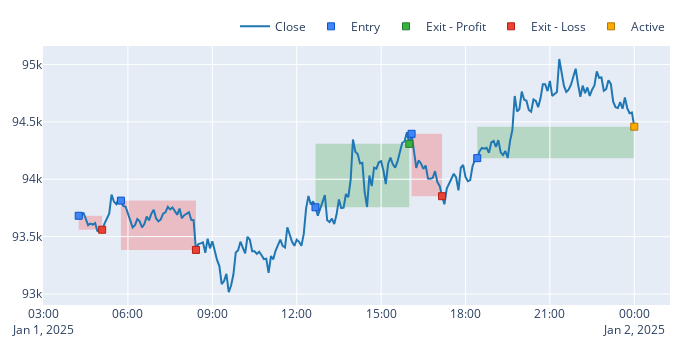

The cell this chart's notebook holds for it:
### Code cell
#pf.orders.records_readable

strategy.viz(20, 50)

### Figure 1 — Plotly figure (JSON) as saved in the notebook; plotly's stock layout.template omitted (floating-point values rounded to 4 significant figures; data arrays with more than 128 entries replaced by an {"elided": "..."} marker saying what was removed)
{"data": [{"line": {"color": "#1f77b4"}, "name": "Close", "showlegend": true, "type": "scatter", "uid": "1e05da3a-a203-4271-a490-fed5db01d57f", "x": {"elided": "238 str values"}, "y": {"elided": "238 float values"}}, {"customdata": [[0, 0.001067, 0, "Long"], [1, 0.001065, 0, "Long"], [2, 0.00106, 0, "Long"], [3, 0.001059, 0, "Long"], [4, 0.001056, 0, "Long"]], "hovertemplate": "Position Id: %{customdata[0]}<br>Size: %{customdata[1]:.6f}<br>Entry Timestamp: %{x}<br>Avg Entry Price: %{y}<br>Entry Fees: %{customdata[2]:.6f}<br>Direction: %{customdata[3]}", "marker": {"color": "#4285F4", "line": {"color": "rgb(11,84,205)", "width": 1}, "size": 7, "symbol": "square"}, "mode": "markers", "name": "Entry", "type": "scatter", "uid": "874367f0-e2f8-4fa5-b479-2bcc13ddb377", "x": ["2025-01-01T04:15:00", "2025-01-01T05:45:00", "2025-01-01T12:40:00", "2025-01-01T16:05:00", "2025-01-01T18:25:00"], "y": [93680.0, 93810.0, 93760.0, 94400.0, 94180.0]}, {"customdata": [[2, 0.00106, 0, 0.5859, 0.005894, "Long", "0 days 03:20:00"]], "hovertemplate": "Position Id: %{customdata[0]}<br>Size: %{customdata[1]:.6f}<br>Exit Timestamp: %{x}<br>Avg Exit Price: %{y}<br>Exit Fees: %{customdata[2]:.6f}<br>PnL: %{customdata[3]:.6f}<br>Return: %{customdata[4]:.2%}<br>Direction: %{customdata[5]}<br>Duration: %{customdata[6]}", "marker": {"color": "#37B13F", "line": {"color": "rgb(38,123,44)", "width": 1}, "size": 7, "symbol": "square"}, "mode": "markers", "name": "Exit - Profit", "type": "scatter", "uid": "7a93b31f-b711-4b4f-b529-63ba9fe3478c", "x": ["2025-01-01T16:00:00"], "y": [94310.0]}, {"customdata": [[0, 0.001067, 0, -0.13, -0.0013, "Long", "0 days 00:50:00"], [1, 0.001065, 0, -0.4573, -0.004579, "Long", "0 days 02:40:00"], [3, 0.001059, 0, -0.5758, -0.005758, "Long", "0 days 01:05:00"]], "hovertemplate": "Position Id: %{customdata[0]}<br>Size: %{customdata[1]:.6f}<br>Exit Timestamp: %{x}<br>Avg Exit Price: %{y}<br>Exit Fees: %{customdata[2]:.6f}<br>PnL: %{customdata[3]:.6f}<br>Return: %{customdata[4]:.2%}<br>Direction: %{customdata[5]}<br>Duration: %{customdata[6]}", "marker": {"color": "#EA4335", "line": {"color": "rgb(181,31,18)", "width": 1}, "size": 7, "symbol": "square"}, "mode": "markers", "name": "Exit - Loss", "type": "scatter", "uid": "1e70623f-ef57-4610-9cb8-c853e38db366", "x": ["2025-01-01T05:05:00", "2025-01-01T08:25:00", "2025-01-01T17:10:00"], "y": [93560, 93380.0, 93850.0]}, {"customdata": [[4, 0.001056, 0, 0.2892, 0.002909, "Long", "0 days 05:40:00"]], "hovertemplate": "Position Id: %{customdata[0]}<br>Size: %{customdata[1]:.6f}<br>Exit Timestamp: %{x}<br>Avg Exit Price: %{y}<br>Exit Fees: %{customdata[2]:.6f}<br>PnL: %{customdata[3]:.6f}<br>Return: %{customdata[4]:.2%}<br>Direction: %{customdata[5]}<br>Duration: %{customdata[6]}", "marker": {"color": "#FFAA00", "line": {"color": "rgb(178,118,0)", "width": 1}, "size": 7, "symbol": "square"}, "mode": "markers", "name": "Active", "type": "scatter", "uid": "95e5c268-bd03-4674-8485-9fc4f8d4d6bd", "x": ["2025-01-02T00:00:00"], "y": [94460.0]}], "layout": {"height": 350, "legend": {"orientation": "h", "traceorder": "normal", "x": 1, "xanchor": "right", "y": 1.02, "yanchor": "bottom"}, "margin": {"b": 30, "l": 30, "r": 30, "t": 30}, "shapes": [{"fillcolor": "green", "layer": "below", "line": {"width": 0}, "opacity": 0.2, "type": "rect", "x0": "2025-01-01T12:40:00", "x1": "2025-01-01T16:00:00", "xref": "x", "y0": 93760.0, "y1": 94310.0, "yref": "y"}, {"fillcolor": "green", "layer": "below", "line": {"width": 0}, "opacity": 0.2, "type": "rect", "x0": "2025-01-01T18:25:00", "x1": "2025-01-02T00:00:00", "xref": "x", "y0": 94180.0, "y1": 94460.0, "yref": "y"}, {"fillcolor": "red", "layer": "below", "line": {"width": 0}, "opacity": 0.2, "type": "rect", "x0": "2025-01-01T04:15:00", "x1": "2025-01-01T05:05:00", "xref": "x", "y0": 93680.0, "y1": 93560, "yref": "y"}, {"fillcolor": "red", "layer": "below", "line": {"width": 0}, "opacity": 0.2, "type": "rect", "x0": "2025-01-01T05:45:00", "x1": "2025-01-01T08:25:00", "xref": "x", "y0": 93810.0, "y1": 93380.0, "yref": "y"}, {"fillcolor": "red", "layer": "below", "line": {"width": 0}, "opacity": 0.2, "type": "rect", "x0": "2025-01-01T16:05:00", "x1": "2025-01-01T17:10:00", "xref": "x", "y0": 94400.0, "y1": 93850.0, "yref": "y"}], "width": 700}}
